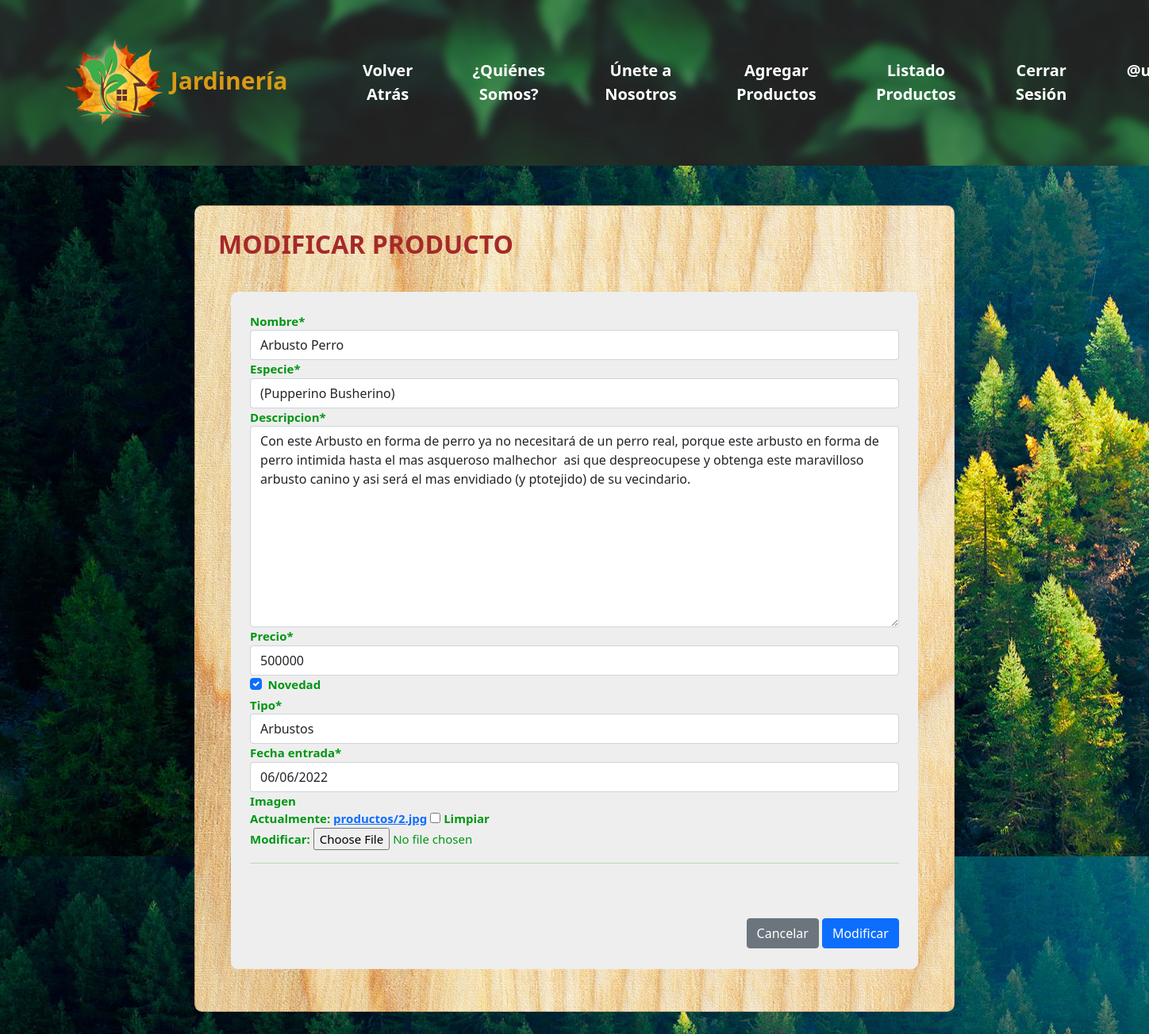
/modificar-producto/4/ (signed in), run on the app's committed database.
### app/models.py (models this page shows, shortened)
class Producto(models.Model): #PRODUCTO = NOMBRE, ESPECIE, DESCRIPCION, PRECIO, NOVEDAD, TIPO, FECHA DE ENTRADA A TIENDA
    nombre = models.CharField(max_length=50)
    especie = models.CharField(max_length=50)
    descripcion = models.TextField()
    precio = models.IntegerField()
    novedad = models.BooleanField()
    tipo = models.ForeignKey(Tipo, on_delete=models.PROTECT)
    fecha_entrada = models.DateField()
    imagen = models.ImageField(upload_to="productos", null=True)

class Tipo(models.Model): #TIPO = ARBUSTO, FLORES, MACETEROS, TIERRAS
    nombre = models.CharField(max_length=50)
    def __str__(self):
        return self.nombre

### app/views.py (the view, shortened to what this page needs)
# urls.py: path('modificar-producto/<id>/', modificar_producto, name="modificar_producto"),
@permission_required('app.change_producto')
def modificar_producto(request, id):
    producto = get_object_or_404(Producto, id=id)
    data = {
        'form': ProductoForm(instance=producto)
    }
    return render(request, 'app/items/modificar.html', data)

### app/forms.py (shortened to what this page needs)
class ProductoForm(forms.ModelForm):
    nombre = forms.CharField(min_length=3, max_length=50)
    especie = forms.CharField(min_length=3, max_length=50)
    precio = forms.IntegerField(min_value=1, max_value=2000000)
    imagen = forms.ImageField(required=False, validators=[MaxSizeFileValidator(max_file_size=3)])
    class Meta:
        model = Producto
        fields = '__all__'

### app/templates/app/items/modificar.html (shortened to what this page needs)
<!DOCTYPE html>
<html lang="EN">
<head>
    {% load static %}
    <link rel="stylesheet" href="{% static 'app/P1Css/Css3.css' %}">
    <link href="https://cdn.jsdelivr.net/npm/bootstrap@5.1.3/dist/css/bootstrap.min.css" rel="stylesheet"
>
</head>
{% load crispy_forms_tags %}
<body>
    <div id="wrapper">
        <nav class="navbar navbar-expand-lg navbar-light">
            <div class="container-fluid">
                <a class="navbar-brand" href="{% url 'home' %}">
                    <img src="{% static 'app/P1Img/Logo Icon.png' %}" alt="Icon" width="125" height="125"
                        class="d-inline-block">
                    Jardinería
                </a>
                <div class="collapse navbar-collapse" id="navbarNavDropdown">
                    <ul class="navbar-nav">
                        <li class="nav-item">
                            <a class="nav-link" href="{% url 'home' %}">Volver Atrás</a>
                        </li>
                        <li class="nav-item">
                            <a class="nav-link" href="{% url 'home' %}#nosotros">¿Quiénes Somos?</a>
                        </li>
                        <li class="nav-item">
                            <a class="nav-link" href="{% url 'formulario' %}">Únete a Nosotros</a>
                        </li>
                        {% if perms.app.add_producto %}
                        <li class="nav-item">
                            <a class="nav-link" href="{% url 'agregar_producto' %}">Agregar Productos</a>
                        </li>
                        {% endif %}
                        {% if perms.app.view_producto %}
                        <li class="nav-item">
                            <a class="nav-link" href="{% url 'listar_producto' %}">Listado Productos</a>
                        </li>
                        {% endif %}
                        {% if user.is_authenticated %}
                        <li class="nav-item">
                            <a class="nav-link" href="{% url 'logout' %}">Cerrar Sesión</a>
                        </li>
                        <li class="nav-item">
                            <a class="nav-link" href="#">@{{ user.username }}</a>
                        </li>
                        {% endif %}
                    </ul>
                </div>
            </div>
        </nav>
    </div>
    <div class="row">
        <div class="col-12 col-md-8 offset-md-2">
            <div class="card" id="formulario">
                <div class="card-title">
                    <h2 style="font-weight: bold; color: brown;">MODIFICAR PRODUCTO</h2>
                </div>
                <div class="card-body">
                    <div class="container">
                        <form action="" method="post" enctype="multipart/form-data">
                            <table>
                                {{ form | crispy }}
                            </table>
                            <hr>
                            <br>
                            <br>
                            <div class="d-flex justify-content-end">
                                <input type="reset" value="Cancelar" class="btn btn-secondary">
                                <input type="submit" value="Modificar" class="btn btn-primary">
                            </div>
                        </form>
                    </div>
                </div>
            </div>
        </div>
    </div>
</body>
</html>

### app/static/app/P1Css/Css3.css (style rules this page uses)
#wrapper { background-color: rgb(65, 150, 65); width: 100%; height: auto; padding: 2%; margin-bottom: 50px; box-sizing: border-box; background-image: url('../P1Img/BG1.jpg'); background-attachment: scroll; }
#wrapper .navbar-brand { color: rgb(216, 154, 20); font-size: 30px; font-weight: bold; padding-left: 3%; padding-right: 3%; }
#wrapper nav ul li { text-align: center; justify-content: center; box-sizing: border-box; list-style: none; padding-left: 3%; padding-right: 3%; }
#wrapper nav ul li a { color: rgb(255, 255, 255); font-size: 20px; font-weight: bold; text-decoration: none; }
.navbar-brand img { width: 125px; height: 125px; }
#formulario { background-color: #ffffff; opacity: 100%; padding: 3%; margin-bottom: 50px; border-radius: 1%; box-sizing: border-box; background-image: url('../P1Img/WP3.jpg'); background-attachment: scroll; }
.container { background-color: #eeeeee; color: rgb(0, 150, 20); opacity: 100%; font-size: 15px; font-weight: bold; width: auto; height: auto; padding: 3%; margin: 1%; border-radius: 1%; box-sizing: border-box; }
body { background-color: rgb(220, 255, 200); background-image: url('../P1Img/Jardin4.jpg'); background-attachment: fixed; font-family: sans-serif; }

### data on the page
Producto: nombre "Arbusto Perro", especie "(Pupperino Busherino)", descripcion "Con este Arbusto en forma de perro ya no necesitará de un perro real, porque este arbusto en forma de perro intimida hasta el mas asqueroso malhechor asi que despreocupese y obtenga este maravilloso arbusto canino y asi será el mas envidiado (y ptotejido) de su vecindario.", precio "500000", novedad "☑", tipo "Arbustos", fecha_entrada "06/06/2022"
